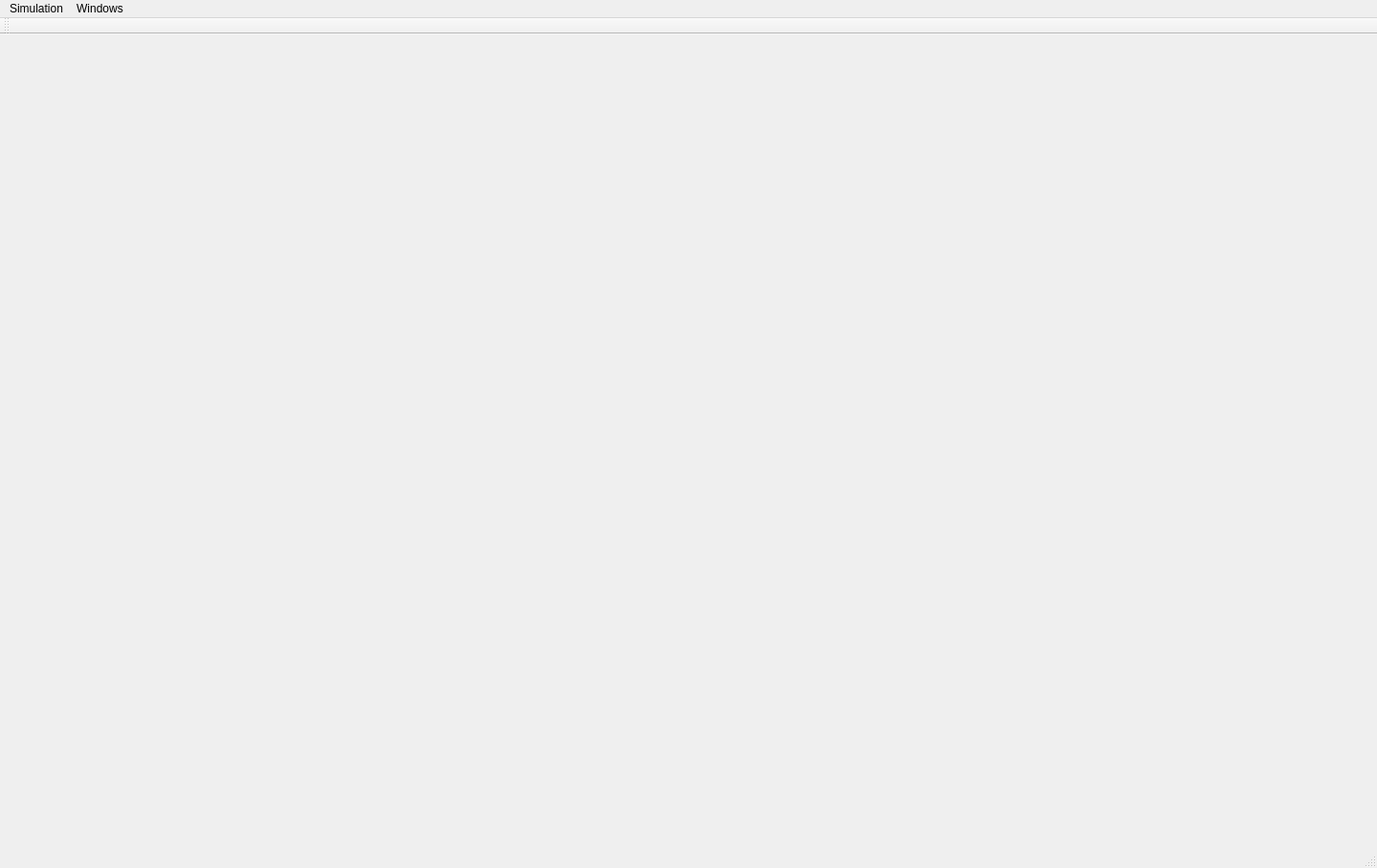
<?xml version="1.0" encoding="UTF-8"?>
<ui version="4.0">
 <class>MainWindow</class>
 <widget class="QMainWindow" name="MainWindow">
  <property name="geometry">
   <rect>
    <x>0</x>
    <y>0</y>
    <width>1440</width>
    <height>906</height>
   </rect>
  </property>
  <property name="windowTitle">
   <string>Voids simulation</string>
  </property>
  <widget class="QWidget" name="centralWidget">
   <property name="sizePolicy">
    <sizepolicy hsizetype="Maximum" vsizetype="Maximum">
     <horstretch>0</horstretch>
     <verstretch>0</verstretch>
    </sizepolicy>
   </property>
   <property name="minimumSize">
    <size>
     <width>780</width>
     <height>850</height>
    </size>
   </property>
   <widget class="QMdiArea" name="mdiAreaLauncher">
    <property name="geometry">
     <rect>
      <x>0</x>
      <y>0</y>
      <width>5000</width>
      <height>3000</height>
     </rect>
    </property>
    <property name="sizePolicy">
     <sizepolicy hsizetype="Maximum" vsizetype="Maximum">
      <horstretch>0</horstretch>
      <verstretch>0</verstretch>
     </sizepolicy>
    </property>
    <property name="minimumSize">
     <size>
      <width>5000</width>
      <height>3000</height>
     </size>
    </property>
    <property name="background">
     <brush brushstyle="SolidPattern">
      <color alpha="0">
       <red>16</red>
       <green>16</green>
       <blue>16</blue>
      </color>
     </brush>
    </property>
   </widget>
  </widget>
  <widget class="QMenuBar" name="menuBar">
   <property name="geometry">
    <rect>
     <x>0</x>
     <y>0</y>
     <width>1440</width>
     <height>22</height>
    </rect>
   </property>
   <widget class="QMenu" name="menuSimulation">
    <property name="title">
     <string>Simulation</string>
    </property>
    <addaction name="actionNew"/>
    <addaction name="actionClose"/>
    <addaction name="separator"/>
    <addaction name="actionStart"/>
    <addaction name="actionStop"/>
    <addaction name="separator"/>
    <addaction name="actionQuit"/>
    <addaction name="separator"/>
    <addaction name="actionConfigure"/>
   </widget>
   <widget class="QMenu" name="menuWindows">
    <property name="title">
     <string>Windows</string>
    </property>
   </widget>
   <addaction name="menuSimulation"/>
   <addaction name="menuWindows"/>
  </widget>
  <widget class="QToolBar" name="mainToolBar">
   <attribute name="toolBarArea">
    <enum>TopToolBarArea</enum>
   </attribute>
   <attribute name="toolBarBreak">
    <bool>false</bool>
   </attribute>
  </widget>
  <widget class="QStatusBar" name="statusBar"/>
  <action name="actionClose">
   <property name="text">
    <string>Close</string>
   </property>
  </action>
  <action name="actionNew">
   <property name="text">
    <string>New</string>
   </property>
  </action>
  <action name="actionQuit">
   <property name="text">
    <string>Quit</string>
   </property>
  </action>
  <action name="actionStart">
   <property name="text">
    <string>Start</string>
   </property>
  </action>
  <action name="actionStop">
   <property name="text">
    <string>Stop</string>
   </property>
  </action>
  <action name="actionConfigure">
   <property name="text">
    <string>Configure</string>
   </property>
  </action>
  <action name="actionHide_Window">
   <property name="text">
    <string>Hide Window</string>
   </property>
  </action>
 </widget>
 <layoutdefault spacing="6" margin="11"/>
 <resources/>
 <connections>
  <connection>
   <sender>actionNew</sender>
   <signal>triggered()</signal>
   <receiver>MainWindow</receiver>
   <slot>slotNewSimulation()</slot>
   <hints>
    <hint type="sourcelabel">
     <x>-1</x>
     <y>-1</y>
    </hint>
    <hint type="destinationlabel">
     <x>734</x>
     <y>488</y>
    </hint>
   </hints>
  </connection>
  <connection>
   <sender>actionQuit</sender>
   <signal>triggered()</signal>
   <receiver>MainWindow</receiver>
   <slot>slotQuit()</slot>
   <hints>
    <hint type="sourcelabel">
     <x>-1</x>
     <y>-1</y>
    </hint>
    <hint type="destinationlabel">
     <x>734</x>
     <y>488</y>
    </hint>
   </hints>
  </connection>
  <connection>
   <sender>actionClose</sender>
   <signal>triggered()</signal>
   <receiver>MainWindow</receiver>
   <slot>slotCloseSimulation()</slot>
   <hints>
    <hint type="sourcelabel">
     <x>-1</x>
     <y>-1</y>
    </hint>
    <hint type="destinationlabel">
     <x>734</x>
     <y>488</y>
    </hint>
   </hints>
  </connection>
  <connection>
   <sender>actionStart</sender>
   <signal>triggered()</signal>
   <receiver>MainWindow</receiver>
   <slot>slotStartSimulation()</slot>
   <hints>
    <hint type="sourcelabel">
     <x>-1</x>
     <y>-1</y>
    </hint>
    <hint type="destinationlabel">
     <x>734</x>
     <y>488</y>
    </hint>
   </hints>
  </connection>
  <connection>
   <sender>actionStop</sender>
   <signal>triggered()</signal>
   <receiver>MainWindow</receiver>
   <slot>slotStopSimulation()</slot>
   <hints>
    <hint type="sourcelabel">
     <x>-1</x>
     <y>-1</y>
    </hint>
    <hint type="destinationlabel">
     <x>734</x>
     <y>488</y>
    </hint>
   </hints>
  </connection>
  <connection>
   <sender>actionConfigure</sender>
   <signal>triggered()</signal>
   <receiver>MainWindow</receiver>
   <slot>slotPreferences()</slot>
   <hints>
    <hint type="sourcelabel">
     <x>-1</x>
     <y>-1</y>
    </hint>
    <hint type="destinationlabel">
     <x>719</x>
     <y>425</y>
    </hint>
   </hints>
  </connection>
 </connections>
 <slots>
  <slot>slotQuit()</slot>
  <slot>slotStartSimulation()</slot>
  <slot>slotStopSimulation()</slot>
  <slot>slotCloseSimulation()</slot>
  <slot>slotNewSimulation()</slot>
  <slot>slotPreferences()</slot>
 </slots>
</ui>
